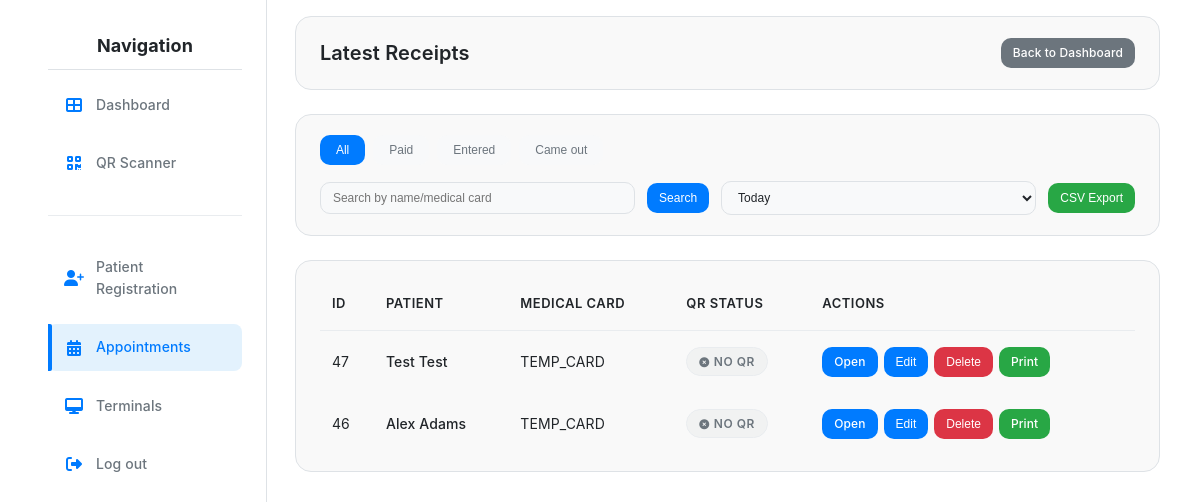
/medical_access/appointments/ (signed in), run on an earlier commit of the app's database.
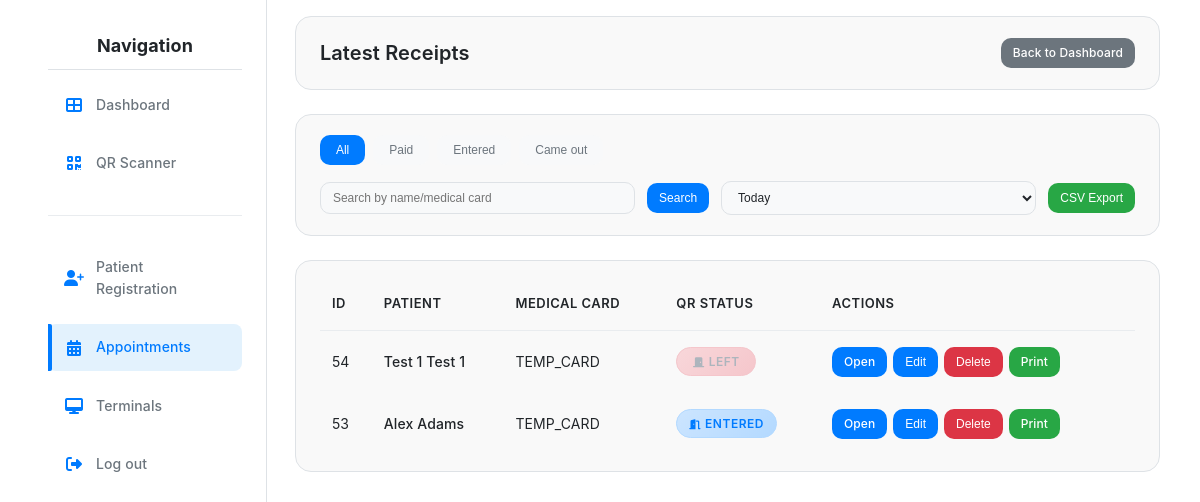
And on a later commit of the database.
### medical_access/models.py (models this page shows, shortened)
class Appointment(models.Model):
    patient = models.ForeignKey(
        "Patient", on_delete=models.DO_NOTHING, related_name="appointments"
    )
    created_at = models.DateTimeField(auto_now_add=True)
    updated_at = models.DateTimeField(auto_now=True)
    class Meta:
        verbose_name = "Appointment"
        verbose_name_plural = "Appointments"
        ordering = ["-created_at"]

class Patient(models.Model):
    first_name = models.CharField(max_length=50, default="")
    last_name = models.CharField(max_length=50, default="")
    medical_card_number = models.CharField(
        max_length=20,
        unique=True,
        default="TEMP_CARD",
        help_text="Unique medical card number for the patient"
    )
    created_at = models.DateTimeField(auto_now_add=True)
    updated_at = models.DateTimeField(auto_now=True)
    class Meta:
        verbose_name = "Patient"
        verbose_name_plural = "Patients"
        ordering = ["last_name", "first_name"]
    @property
    def full_name(self):
        return f"{self.first_name} {self.last_name}".strip()

### medical_access/views.py (the view)
# urls.py: path('appointments/', views.appointments_view, name='appointments'),
@require_GET
@login_required
def appointments_view(request):
    if request.user.role not in [User.Role.ADMIN, User.Role.SUPER_ADMIN]:
        return redirect("medical_access:dashboard")
    appointments = Appointment.objects.select_related("patient", "qr_code").order_by(
        "-created_at"
    )
    paginator = Paginator(appointments, 12)  # Show 12 appointments per page
    page_number = request.GET.get("page")
    page_obj = paginator.get_page(page_number)
    context = {
        "appointments": page_obj,
        "page_obj": page_obj,
        "patients": Patient.objects.all(),
    }
    return render(request, "medical_access/appointments.html", context)

### medical_access/templates/medical_access/appointments.html (shortened to what the changed rows need)
{% extends 'medical_access/base.html' %}
{% load static %}
{% now "U" as timestamp %}
{% block content %}
<div class="appointments-page">
    <div class="appointments-page-header">
        <h1 class="appointments-page-title">Latest Receipts</h1>
    </div>
    <div class="appointments-table-section">
        <table class="appointments-table">
            <thead class="appointments-table-head">
                <tr class="appointments-table-row">
                    <th class="appointments-table-header">ID</th>
                    <th class="appointments-table-header">PATIENT</th>
                    <th class="appointments-table-header">MEDICAL CARD</th>
                    <th class="appointments-table-header">QR STATUS</th>
                    <th class="appointments-table-header">ACTIONS</th>
                </tr>
            </thead>
            <tbody class="appointments-table-body">
                {% for appointment in appointments %}
                <tr class="appointments-table-row" data-appointment-id="{{ appointment.id }}">
                    <td class="appointments-table-cell">{{ appointment.id }}</td>
                    <td class="appointments-table-cell appointments-table-cell--patient">
                        <div class="appointments-patient-info">
                            <span class="appointments-patient-name">{{ appointment.patient.full_name }}</span>
                        </div>
                    </td>
                    <td class="appointments-table-cell appointments-table-cell--medical-card">
                        <span class="appointments-medical-card">{{ appointment.patient.medical_card_number }}</span>
                    </td>
                    <td class="appointments-table-cell appointments-table-cell--qr-status">
                        {% if appointment.qr_code %}
                            <span class="qr-status-badge qr-status-badge--{{ appointment.qr_code.status }}">
                                {% if appointment.qr_code.status == 'active' %}
                                    <i class="fas fa-check-circle"></i> Active
                                {% elif appointment.qr_code.status == 'entered' %}
                                    <i class="fas fa-door-open"></i> Entered
                                {% elif appointment.qr_code.status == 'left' %}
                                    <i class="fas fa-door-closed"></i> Left
                                {% elif appointment.qr_code.status == 'expired' %}
                                    <i class="fas fa-clock"></i> Expired
                                {% else %}
                                    <i class="fas fa-question-circle"></i> {{ appointment.qr_code.get_status_display }}
                                {% endif %}
                            </span>
                        {% else %}
                            <span class="qr-status-badge qr-status-badge--none">
                                <i class="fas fa-times-circle"></i> No QR
                            </span>
                        {% endif %}
                    </td>
                    <td class="appointments-table-cell">
                        <div class="appointments-actions">
                            <a href="{% url 'medical_access:appointment_detail' appointment.id %}"
                               class="appointments-action-btn appointments-action-btn--open" target="_blank">Open</a>
                            <button onclick="editAppointment({{ appointment.id }})"
                                    class="appointments-action-btn appointments-action-btn--edit">Edit</button>
                            <button onclick="deleteAppointment({{ appointment.id }})"
                                    class="appointments-action-btn appointments-action-btn--delete">Delete</button>
                            <a href="{% url 'medical_access:generate_receipt' appointment.id %}"
                               class="appointments-action-btn appointments-action-btn--print" target="_blank">Print</a>
                        </div>
                    </td>
                </tr>
                {% empty %}
                <tr class="appointments-table-row">
                    <td colspan="5" class="appointments-table-cell appointments-table-cell--empty">No appointments found</td>
                </tr>
                {% endfor %}
            </tbody>
        </table>
    </div>
</div>
{% endblock %}

What changed in the data, as far as the page shows it:
removed Appointment: id "47", patient.full_name "Test Test", patient.medical_card_number "TEMP_CARD", shows "NO QR"
removed Appointment: id "46", patient.full_name "Alex Adams", patient.medical_card_number "TEMP_CARD", shows "NO QR"
added Appointment: id "54", patient.full_name "Test 1 Test 1", patient.medical_card_number "TEMP_CARD", shows "LEFT"
added Appointment: id "53", patient.full_name "Alex Adams", patient.medical_card_number "TEMP_CARD", shows "ENTERED"
